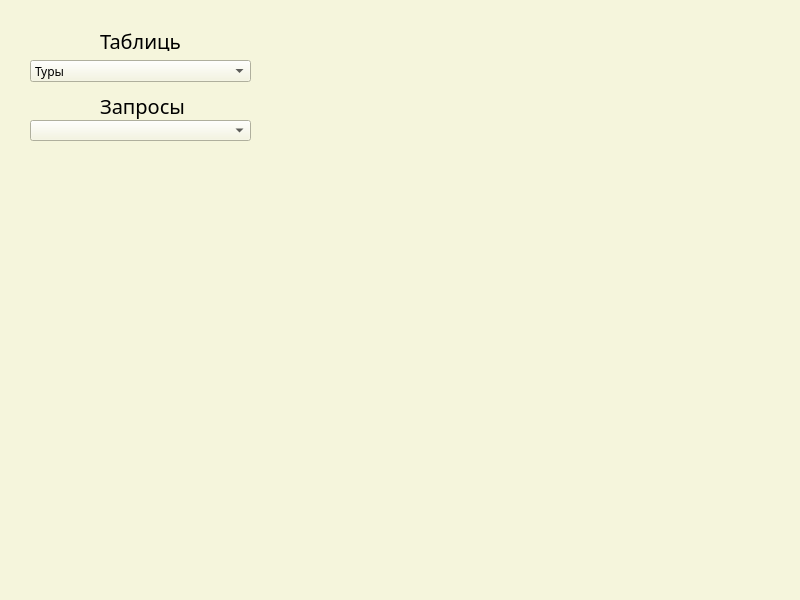
<?xml version="1.0" encoding="UTF-8"?>
<ui version="4.0">
 <class>MainWindow</class>
 <widget class="QMainWindow" name="MainWindow">
  <property name="geometry">
   <rect>
    <x>0</x>
    <y>0</y>
    <width>800</width>
    <height>600</height>
   </rect>
  </property>
  <property name="windowTitle">
   <string>ZRUD</string>
  </property>
  <property name="styleSheet">
   <string notr="true">font-family: Roboto Light;
background-color:  #F5F5DC;</string>
  </property>
  <widget class="QWidget" name="centralwidget">
   <widget class="QLabel" name="label">
    <property name="geometry">
     <rect>
      <x>100</x>
      <y>30</y>
      <width>81</width>
      <height>21</height>
     </rect>
    </property>
    <property name="font">
     <font>
      <family>Roboto 54</family>
      <pointsize>15</pointsize>
      <italic>false</italic>
      <underline>false</underline>
      <stylestrategy>PreferAntialias</stylestrategy>
     </font>
    </property>
    <property name="layoutDirection">
     <enum>Qt::LayoutDirection::RightToLeft</enum>
    </property>
    <property name="styleSheet">
     <string notr="true">background-color:None;
</string>
    </property>
    <property name="text">
     <string>Таблицы</string>
    </property>
   </widget>
   <widget class="QComboBox" name="comboBoxTable">
    <property name="geometry">
     <rect>
      <x>30</x>
      <y>60</y>
      <width>221</width>
      <height>22</height>
     </rect>
    </property>
    <property name="autoFillBackground">
     <bool>false</bool>
    </property>
    <property name="styleSheet">
     <string notr="true"/>
    </property>
    <item>
     <property name="text">
      <string>Туры</string>
     </property>
    </item>
    <item>
     <property name="text">
      <string>Пансионаты</string>
     </property>
    </item>
    <item>
     <property name="text">
      <string>Клиенты</string>
     </property>
    </item>
    <item>
     <property name="text">
      <string>Путевки</string>
     </property>
    </item>
    <item>
     <property name="text">
      <string>Типы Комнат</string>
     </property>
    </item>
   </widget>
   <widget class="QLabel" name="label_2">
    <property name="geometry">
     <rect>
      <x>10</x>
      <y>20</y>
      <width>261</width>
      <height>141</height>
     </rect>
    </property>
    <property name="styleSheet">
     <string notr="true">backhround-color: None;
border: 5px;
border-radius: 15px;
opacity: .3;
background-color:rgba(196, 196,176 , .5);</string>
    </property>
    <property name="text">
     <string/>
    </property>
   </widget>
   <widget class="QComboBox" name="comboBox_2">
    <property name="geometry">
     <rect>
      <x>30</x>
      <y>120</y>
      <width>221</width>
      <height>21</height>
     </rect>
    </property>
    <property name="styleSheet">
     <string notr="true"/>
    </property>
   </widget>
   <widget class="QLabel" name="label_3">
    <property name="geometry">
     <rect>
      <x>100</x>
      <y>90</y>
      <width>91</width>
      <height>31</height>
     </rect>
    </property>
    <property name="font">
     <font>
      <family>Roboto 54</family>
      <pointsize>15</pointsize>
     </font>
    </property>
    <property name="styleSheet">
     <string notr="true">background-color:None;
</string>
    </property>
    <property name="text">
     <string>Запросы</string>
    </property>
   </widget>
   <widget class="QLabel" name="label_4">
    <property name="geometry">
     <rect>
      <x>10</x>
      <y>190</y>
      <width>781</width>
      <height>391</height>
     </rect>
    </property>
    <property name="styleSheet">
     <string notr="true">backhround-color: None;
border: 5px;
border-radius: 15px;
opacity: .3;
background-color:rgba(196, 196,176 , .5);</string>
    </property>
    <property name="text">
     <string/>
    </property>
   </widget>
   <zorder>label_2</zorder>
   <zorder>label</zorder>
   <zorder>comboBoxTable</zorder>
   <zorder>comboBox_2</zorder>
   <zorder>label_3</zorder>
   <zorder>label_4</zorder>
  </widget>
 </widget>
 <resources/>
 <connections/>
</ui>
